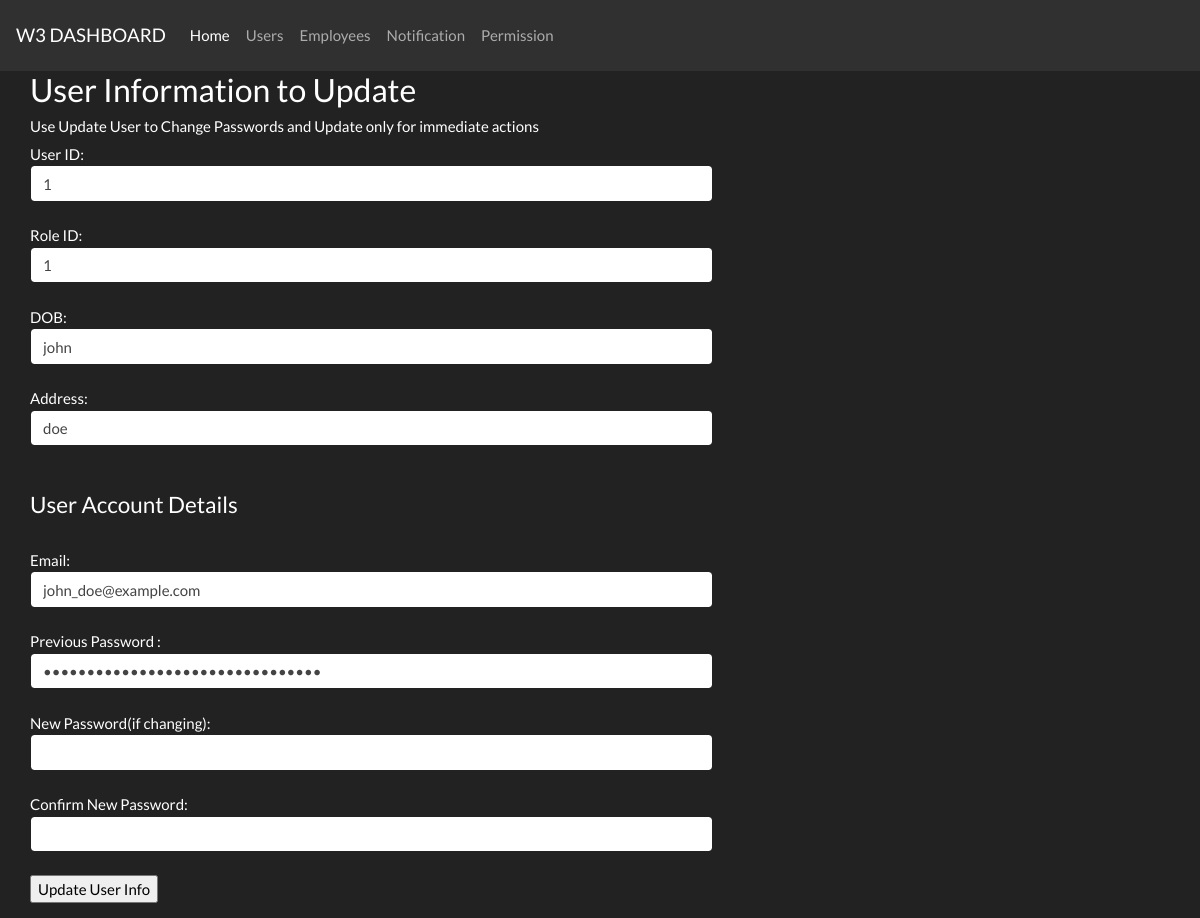
Screenshot of /view/user/userUpdate.php?updateid=1 (signed in) with the database file from the repository.
### tables this page shows
CREATE TABLE `user` (
  `u_id` int(10) NOT NULL,
  `r_id` int(10) NOT NULL,
  `u_firstname` varchar(255) NOT NULL,
  `u_lastname` varchar(255) NOT NULL,
  `u_email` varchar(255) NOT NULL,
  `u_password` varchar(255) NOT NULL
);

### model/userModel.php (called while the page is built, shortened)
<?php
function getSingleUserDB($id){
	global $conn;
	$sql  = "select * from user WHERE u_id='".$id."'";
	$result = mysqli_query($conn,$sql);
	return $result;
}
?>

### controller/user/userController.php (called while the page is built, shortened)
<?php
$url = rawurldecode($_SERVER['REQUEST_URI']);
if(preg_match('/dashboard/', $url)){
	require_once("./../model/userModel.php");
}else{
	require_once("./../../model/userModel.php");
}
function getSingleUser($id){
	$res = getSingleUserDB($id);
	return $res;
}
?>

### view/user/userUpdate.php (the view)
<?php
require_once('./../../controller/user/userController.php');
require_once('./userHeader.php');
if (isset($_GET['updateid'])) {
	$user_detail = getSingleUser($_GET['updateid']);
	$row = mysqli_fetch_array($user_detail);
}
?>
<div class="container">
    <div class="row">
    <div class="col-7">
    <h3>User Information to Update</h3>
    <h6>Use Update User to Change Passwords and Update only for immediate actions</h6>
    <form method="post" action="./../../controller/user/userController.php">
        User ID:<br>
		<input type="text" class="form-control" name="u_nic" value="<?php echo $row["u_id"]; ?>">
		<br>
        Role ID:<br>
		<input type="text" class="form-control" name="r_id" value="<?php echo $row["r_id"]; ?>">
		<br>
		DOB:<br>
		<input type="text" class="form-control" name="u_firstname" value="<?php echo $row["u_firstname"]; ?>">
		<br>
		Address:<br>
		<input type="textarea" class="form-control" name="u_lastname" value="<?php echo $row["u_lastname"]; ?>">
		<br>
		<br>
		<h4>User Account Details</h4>
		<br>
		Email:<br>
		<input type="text" class="form-control" name="u_email" placeholder="+94123456789" value="<?php echo $row["u_email"]; ?>">
        <br>
		Previous Password :<br>
		<input type="password" class="form-control" name="emp_type" placeholder="permanent/temporary/contract" value="<?php echo $row["u_password"]; ?>">
		<br>
		New Password(if changing):<br>
		<input type="text" class="form-control" name="u_new_pass" value="">
		<br>
        Confirm New Password:<br>
		<input type="text" class="form-control" name="u_new_pass_con" value="">
		<br>
		<input type="submit" name="userUpdateDetails" value="Update User Info">
	</form>
    </div>
    </div>
    </div>
</body>
</html>

### rows the page displays
user: u_nic "1", r_id "1", u_firstname "john", u_lastname "doe", u_email "john_doe@example.com"
